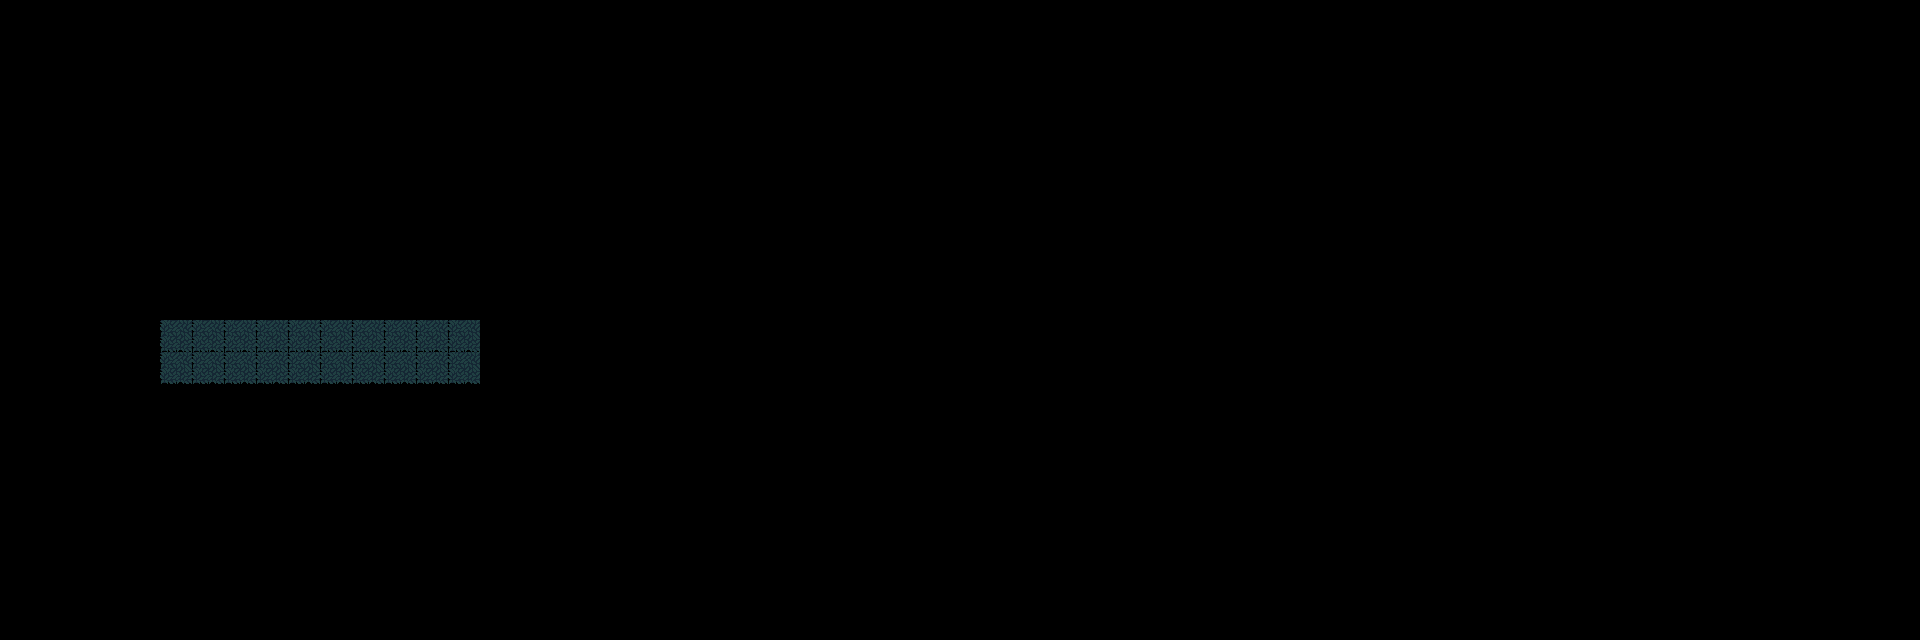

Tiled map render using the project's own tile images. Description and the whole map definition, tile-layer contents included, below:
An orthogonal 60x20 tile map with 32x32 px tiles, 1 tile layer (NonCollisionLayer), 1 hidden layer not drawn.

<map version="1.10" tiledversion="1.11.0" orientation="orthogonal" renderorder="right-down" width="60" height="20" tilewidth="32" tileheight="32" infinite="0" nextlayerid="4" nextobjectid="1">
 <tileset firstgid="1" name="jungletileset" tilewidth="32" tileheight="32" tilecount="264" columns="24">
  <image source="jungletileset.png" width="768" height="368" />
 </tileset>
 <layer id="3" name="NonCollisionLayer" width="60" height="20">
  <data encoding="csv">
0,0,0,0,0,0,0,0,0,0,0,0,0,0,0,0,0,0,0,0,0,0,0,0,0,0,0,0,0,0,0,0,0,0,0,0,0,0,0,0,0,0,0,0,0,0,0,0,0,0,0,0,0,0,0,0,0,0,0,0,
0,0,0,0,0,0,0,0,0,0,0,0,0,0,0,0,0,0,0,0,0,0,0,0,0,0,0,0,0,0,0,0,0,0,0,0,0,0,0,0,0,0,0,0,0,0,0,0,0,0,0,0,0,0,0,0,0,0,0,0,
0,0,0,0,0,0,0,0,0,0,0,0,0,0,0,0,0,0,0,0,0,0,0,0,0,0,0,0,0,0,0,0,0,0,0,0,0,0,0,0,0,0,0,0,0,0,0,0,0,0,0,0,0,0,0,0,0,0,0,0,
0,0,0,0,0,0,0,0,0,0,0,0,0,0,0,0,0,0,0,0,0,0,0,0,0,0,0,0,0,0,0,0,0,0,0,0,0,0,0,0,0,0,0,0,0,0,0,0,0,0,0,0,0,0,0,0,0,0,0,0,
0,0,0,0,0,0,0,0,0,0,0,0,0,0,0,0,0,0,0,0,0,0,0,0,0,0,0,0,0,0,0,0,0,0,0,0,0,0,0,0,0,0,0,0,0,0,0,0,0,0,0,0,0,0,0,0,0,0,0,0,
0,0,0,0,0,0,0,0,0,0,0,0,0,0,0,0,0,0,0,0,0,0,0,0,0,0,0,0,0,0,0,0,0,0,0,0,0,0,0,0,0,0,0,0,0,0,0,0,0,0,0,0,0,0,0,0,0,0,0,0,
0,0,0,0,0,0,0,0,0,0,0,0,0,0,0,0,0,0,0,0,0,0,0,0,0,0,0,0,0,0,0,0,0,0,0,0,0,0,0,0,0,0,0,0,0,0,0,0,0,0,0,0,0,0,0,0,0,0,0,0,
0,0,0,0,0,0,0,0,0,0,0,0,0,0,0,0,0,0,0,0,0,0,0,0,0,0,0,0,0,0,0,0,0,0,0,0,0,0,0,0,0,0,0,0,0,0,0,0,0,0,0,0,0,0,0,0,0,0,0,0,
0,0,0,0,0,0,0,0,0,0,0,0,0,0,0,0,0,0,0,0,0,0,0,0,0,0,0,0,0,0,0,0,0,0,0,0,0,0,0,0,0,0,0,0,0,0,0,0,0,0,0,0,0,0,0,0,0,0,0,0,
0,0,0,0,0,0,0,0,0,0,0,0,0,0,0,0,0,0,0,0,0,0,0,0,0,0,0,0,0,0,0,0,0,0,0,0,0,0,0,0,0,0,0,0,0,0,0,0,0,0,0,0,0,0,0,0,0,0,0,0,
0,0,0,0,0,180,180,180,180,180,180,180,180,180,180,0,0,0,0,0,0,0,0,0,0,0,0,0,0,0,0,0,0,0,0,0,0,0,0,0,0,0,0,0,0,0,0,0,0,0,0,0,0,0,0,0,0,0,0,0,
0,0,0,0,0,180,180,180,180,180,180,180,180,180,180,0,0,0,0,0,0,0,0,0,0,0,0,0,0,0,0,0,0,0,0,0,0,0,0,0,0,0,0,0,0,0,0,0,0,0,0,0,0,0,0,0,0,0,0,0,
0,0,0,0,0,0,0,0,0,0,0,0,0,0,0,0,0,0,0,0,0,0,0,0,0,0,0,0,0,0,0,0,0,0,0,0,0,0,0,0,0,0,0,0,0,0,0,0,0,0,0,0,0,0,0,0,0,0,0,0,
0,0,0,0,0,0,0,0,0,0,0,0,0,0,0,0,0,0,0,0,0,0,0,0,0,0,0,0,0,0,0,0,0,0,0,0,0,0,0,0,0,0,0,0,0,0,0,0,0,0,0,0,0,0,0,0,0,0,0,0,
0,0,0,0,0,0,0,0,0,0,0,0,0,0,0,0,0,0,0,0,0,0,0,0,0,0,0,0,0,0,0,0,0,0,0,0,0,0,0,0,0,0,0,0,0,0,0,0,0,0,0,0,0,0,0,0,0,0,0,0,
0,0,0,0,0,0,0,0,0,0,0,0,0,0,0,0,0,0,0,0,0,0,0,0,0,0,0,0,0,0,0,0,0,0,0,0,0,0,0,0,0,0,0,0,0,0,0,0,0,0,0,0,0,0,0,0,0,0,0,0,
0,0,0,0,0,0,0,0,0,0,0,0,0,0,0,0,0,0,0,0,0,0,0,0,0,0,0,0,0,0,0,0,0,0,0,0,0,0,0,0,0,0,0,0,0,0,0,0,0,0,0,0,0,0,0,0,0,0,0,0,
0,0,0,0,0,0,0,0,0,0,0,0,0,0,0,0,0,0,0,0,0,0,0,0,0,0,0,0,0,0,0,0,0,0,0,0,0,0,0,0,0,0,0,0,0,0,0,0,0,0,0,0,0,0,0,0,0,0,0,0,
0,0,0,0,0,0,0,0,0,0,0,0,0,0,0,0,0,0,0,0,0,0,0,0,0,0,0,0,0,0,0,0,0,0,0,0,0,0,0,0,0,0,0,0,0,0,0,0,0,0,0,0,0,0,0,0,0,0,0,0,
0,0,0,0,0,0,0,0,0,0,0,0,0,0,0,0,0,0,0,0,0,0,0,0,0,0,0,0,0,0,0,0,0,0,0,0,0,0,0,0,0,0,0,0,0,0,0,0,0,0,0,0,0,0,0,0,0,0,0,0
</data>
 </layer>
 <layer id="1" name="CollisionLayer" width="60" height="20" visible="0">
  <data encoding="csv">
0,0,0,0,0,0,0,0,0,0,0,0,0,0,0,0,0,0,0,0,0,0,0,0,0,0,0,0,0,0,0,0,0,0,0,0,0,0,0,0,0,0,0,0,0,0,0,0,0,0,0,0,0,0,0,0,0,0,0,0,
0,0,0,0,0,0,0,0,0,0,0,0,0,0,0,0,0,0,0,0,0,0,0,0,0,0,0,0,0,0,0,0,0,0,0,0,0,0,0,0,0,0,0,0,0,0,0,0,0,0,0,0,0,0,0,0,0,0,0,0,
0,0,0,0,0,0,0,0,0,0,0,0,0,0,0,0,0,0,0,0,0,0,0,0,0,0,0,0,0,0,0,0,0,0,0,0,0,0,0,0,0,0,0,0,0,0,0,0,0,0,0,0,0,0,0,0,0,0,0,0,
0,0,0,0,0,0,0,0,0,0,0,0,0,0,0,0,0,0,0,0,0,0,0,0,0,0,0,0,0,0,0,0,0,0,0,0,0,0,0,0,0,0,0,0,0,0,0,0,0,0,0,0,0,0,0,0,0,0,0,0,
0,0,0,0,0,0,0,0,0,0,0,0,0,0,0,0,0,0,0,0,0,0,0,0,0,0,0,0,0,0,0,0,0,0,0,0,0,0,0,0,0,0,0,0,0,0,0,0,0,0,0,0,0,0,0,0,0,0,0,0,
0,0,0,0,0,0,0,0,0,0,0,0,0,0,0,0,0,0,0,0,0,0,0,0,0,0,0,0,0,0,0,0,0,0,0,0,0,0,0,0,0,0,0,0,0,0,0,0,0,0,0,0,0,0,0,0,0,0,0,0,
0,0,0,0,0,0,0,0,0,0,0,0,0,0,0,0,0,0,0,0,0,0,0,0,0,0,0,0,0,0,0,0,0,0,0,0,0,0,0,0,0,0,0,0,0,0,0,0,0,0,0,0,0,0,0,0,0,0,0,0,
0,0,0,0,0,0,0,0,0,0,0,0,0,0,0,0,0,0,0,0,0,0,0,0,0,0,0,0,0,0,0,0,0,0,0,0,0,0,0,0,0,0,0,0,0,0,0,0,0,0,0,0,0,0,0,0,0,0,0,0,
0,0,0,0,0,0,0,0,0,0,0,0,0,0,170,171,172,173,0,0,0,0,0,0,0,0,0,0,0,0,0,0,0,0,0,0,0,0,0,0,0,0,0,0,0,0,0,0,0,0,0,0,0,0,0,0,0,0,0,0,
0,0,0,0,0,0,0,0,0,0,0,0,0,0,0,0,0,0,0,0,0,0,0,0,0,0,0,0,0,0,0,0,0,0,0,0,0,0,0,0,0,0,0,0,0,0,0,0,0,0,0,0,0,0,0,0,0,0,0,0,
0,0,0,0,0,0,0,0,0,0,0,0,0,0,0,0,0,0,0,0,0,0,0,0,0,0,0,0,0,0,0,0,0,0,0,0,0,0,0,0,0,0,0,0,0,0,0,0,0,0,0,0,0,0,0,0,0,0,0,0,
0,0,0,0,0,0,0,0,0,0,0,170,171,172,173,0,0,0,0,0,0,0,0,0,0,0,0,0,0,0,0,0,0,0,0,0,0,0,0,0,0,0,0,0,0,0,0,0,0,0,0,0,0,0,0,0,0,0,0,0,
0,0,0,0,0,0,0,0,0,0,0,0,0,0,0,0,0,0,0,0,0,0,0,0,0,0,0,0,0,0,0,0,0,0,0,0,0,0,0,0,0,0,0,0,0,0,0,0,0,0,0,0,0,0,0,0,0,0,0,0,
0,0,0,0,0,0,0,0,0,0,0,0,0,0,0,0,0,0,0,0,0,0,0,0,0,0,0,0,0,0,0,0,0,0,0,0,0,0,0,0,0,0,0,0,0,0,0,0,0,0,0,0,0,0,0,0,0,0,0,0,
0,0,0,0,0,0,0,0,170,171,172,173,0,0,0,0,0,0,0,0,0,0,0,0,0,0,0,0,0,0,0,0,0,0,0,0,0,0,0,0,0,0,0,0,0,0,0,0,0,0,0,0,0,0,0,0,0,0,0,0,
0,0,0,0,0,0,0,0,0,0,0,0,0,0,0,0,0,0,0,0,0,0,0,0,0,0,0,0,0,0,0,0,0,0,0,0,0,0,0,0,0,0,0,0,0,0,0,0,0,0,0,0,0,0,0,0,0,0,0,0,
0,170,170,170,170,170,170,171,172,173,170,171,172,173,170,170,171,172,173,0,0,0,0,0,0,0,0,0,0,0,0,0,0,0,0,0,0,0,0,0,0,0,0,0,0,0,0,0,0,0,0,0,0,0,0,0,0,0,0,0,
0,0,0,0,0,0,0,0,0,0,0,0,0,0,0,0,0,0,0,0,0,0,0,0,0,0,0,0,0,0,0,0,0,0,0,0,0,0,0,0,0,0,0,0,0,0,0,0,0,0,0,0,0,0,0,0,0,0,0,0,
0,0,0,0,0,0,0,0,0,0,0,0,0,0,0,0,0,0,0,0,0,0,0,0,0,0,0,0,0,0,0,0,0,0,0,0,0,0,0,0,0,0,0,0,0,0,0,0,0,0,0,0,0,0,0,0,0,0,0,0,
0,0,0,0,0,0,0,0,0,0,0,0,0,0,0,0,0,0,0,0,0,0,0,0,0,0,0,0,0,0,0,0,0,0,0,0,0,0,0,0,0,0,0,0,0,0,0,0,0,0,0,0,0,0,0,0,0,0,0,0
</data>
 </layer>
</map>
